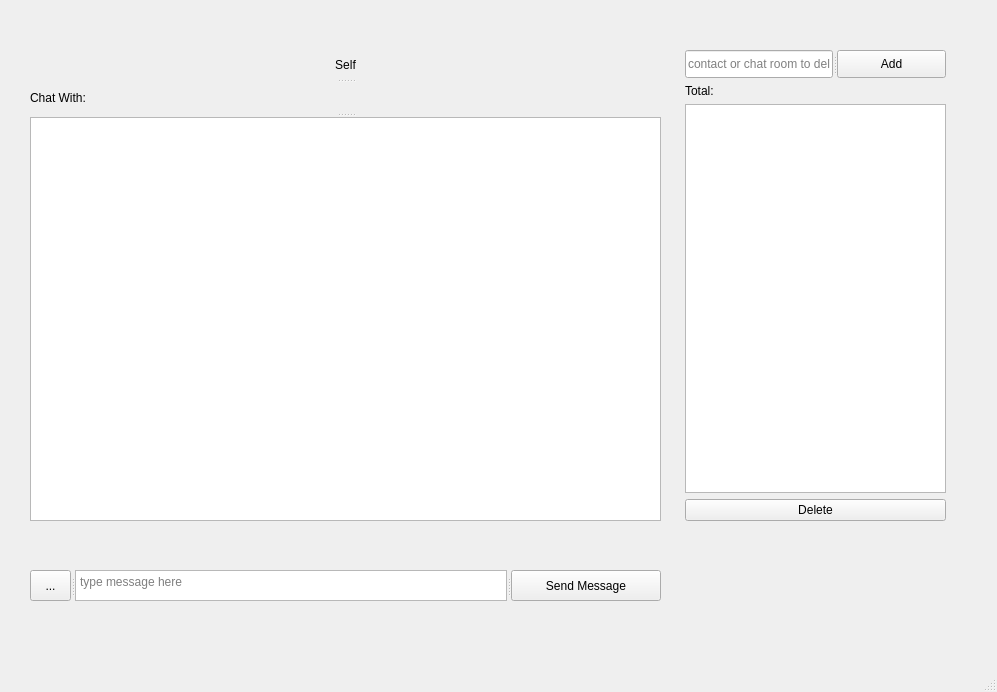
<?xml version="1.0" encoding="UTF-8"?>
<ui version="4.0">
 <class>MainWindow</class>
 <widget class="QMainWindow" name="MainWindow">
  <property name="geometry">
   <rect>
    <x>0</x>
    <y>0</y>
    <width>997</width>
    <height>692</height>
   </rect>
  </property>
  <property name="windowTitle">
   <string>Messenger</string>
  </property>
  <widget class="QWidget" name="centralwidget">
   <widget class="QSplitter" name="splitter_5">
    <property name="geometry">
     <rect>
      <x>30</x>
      <y>570</y>
      <width>631</width>
      <height>31</height>
     </rect>
    </property>
    <property name="orientation">
     <enum>Qt::Horizontal</enum>
    </property>
    <widget class="QToolButton" name="emojiToolButton">
     <property name="text">
      <string>...</string>
     </property>
    </widget>
    <widget class="QSplitter" name="splitter_4">
     <property name="orientation">
      <enum>Qt::Horizontal</enum>
     </property>
     <widget class="QTextEdit" name="messageSendTextEdit">
      <property name="placeholderText">
       <string>type message here </string>
      </property>
     </widget>
     <widget class="QPushButton" name="sendMessagePushButton">
      <property name="text">
       <string>Send Message</string>
      </property>
     </widget>
    </widget>
   </widget>
   <widget class="QSplitter" name="splitter_6">
    <property name="geometry">
     <rect>
      <x>30</x>
      <y>50</y>
      <width>631</width>
      <height>471</height>
     </rect>
    </property>
    <property name="orientation">
     <enum>Qt::Vertical</enum>
    </property>
    <widget class="QSplitter" name="splitter_2">
     <property name="orientation">
      <enum>Qt::Horizontal</enum>
     </property>
     <widget class="QLabel" name="userNameLabel">
      <property name="text">
       <string>Self</string>
      </property>
      <property name="textFormat">
       <enum>Qt::AutoText</enum>
      </property>
      <property name="alignment">
       <set>Qt::AlignCenter</set>
      </property>
     </widget>
    </widget>
    <widget class="QSplitter" name="splitter_3">
     <property name="orientation">
      <enum>Qt::Horizontal</enum>
     </property>
     <widget class="QLabel" name="chatTextLabel">
      <property name="text">
       <string>Chat With:</string>
      </property>
     </widget>
    </widget>
    <widget class="QTextBrowser" name="ChatBrowser"/>
   </widget>
   <widget class="QWidget" name="">
    <property name="geometry">
     <rect>
      <x>685</x>
      <y>50</y>
      <width>261</width>
      <height>471</height>
     </rect>
    </property>
    <layout class="QVBoxLayout" name="verticalLayout">
     <item>
      <widget class="QSplitter" name="splitter">
       <property name="orientation">
        <enum>Qt::Horizontal</enum>
       </property>
       <widget class="QLineEdit" name="delContactLineEdit">
        <property name="placeholderText">
         <string>contact or chat room to del</string>
        </property>
       </widget>
       <widget class="QPushButton" name="addContactPushButton">
        <property name="minimumSize">
         <size>
          <width>61</width>
          <height>28</height>
         </size>
        </property>
        <property name="text">
         <string>Add</string>
        </property>
       </widget>
      </widget>
     </item>
     <item>
      <widget class="QLabel" name="ContactsCountLabel">
       <property name="text">
        <string>Total: </string>
       </property>
      </widget>
     </item>
     <item>
      <widget class="QListWidget" name="contactsListWidget">
       <property name="contextMenuPolicy">
        <enum>Qt::DefaultContextMenu</enum>
       </property>
       <property name="acceptDrops">
        <bool>true</bool>
       </property>
      </widget>
     </item>
     <item>
      <widget class="QPushButton" name="deleteContactPushButton">
       <property name="text">
        <string>Delete</string>
       </property>
      </widget>
     </item>
    </layout>
   </widget>
  </widget>
  <widget class="QMenuBar" name="menubar">
   <property name="geometry">
    <rect>
     <x>0</x>
     <y>0</y>
     <width>997</width>
     <height>26</height>
    </rect>
   </property>
  </widget>
  <widget class="QStatusBar" name="statusbar"/>
 </widget>
 <resources/>
 <connections/>
</ui>
